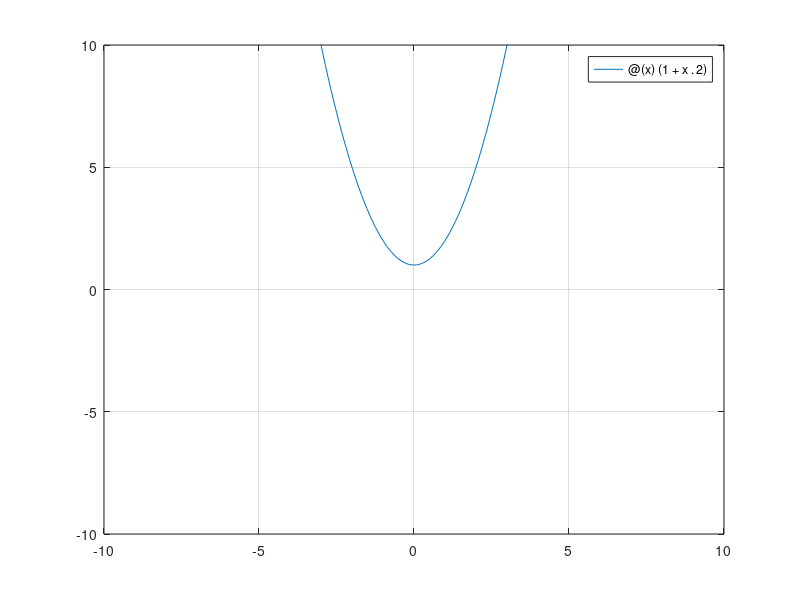

Recreate this plot in MATLAB.
% Script Octave
% Title           :Script para graficar funciones
% Author          :Oscar Eduardo Mendoza Alcantara(XXOSOXX)
% Date            :20211028
% Version         :1
% Usage           :octave>> /path/
%                 :Requiere aplicación octave para utilizar su linea de comandos

% Limpiar variables
clear

% Determinar plano cartesiano
axis([ -10, 10, -10, 10]);

% funcion a plotear
fx = @(x) (1 + x.^2);

% Dibujar funcion

fplot(fx, axis);
grid on;